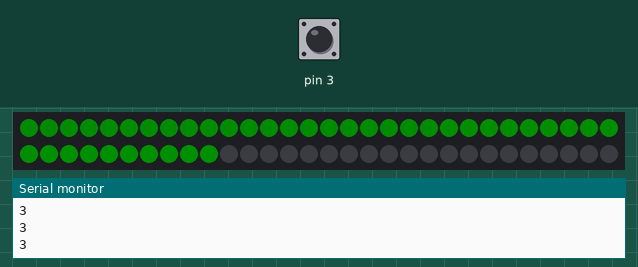
This sketch was run on a simulated Arduino Uno, built with avr-gcc and run on an emulated ATmega328P. Parts: 60 RGB LEDs in strip order, left to right, continuing on the next row, the last lines printed to the serial monitor. The test bench sets the inputs (shaded band); at power-on: pin 3 HIGH. Dim RGB values are drawn brighter than linear; colours are those a GRB WS2812 strip shows for the declared byte order.

Above: at 2.2 s.
2.3 s: pin 3 pulled LOW for 3.2 s
At 2.74 s:
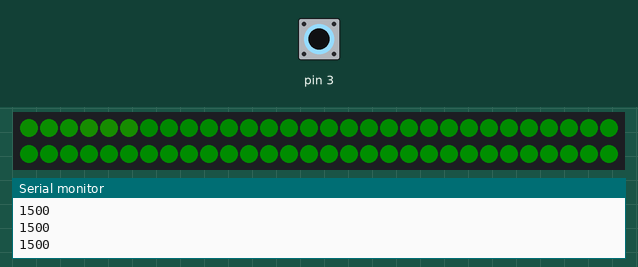
6.1 s: pin 3 pulled LOW for 0.15 s
At 6.51 s:
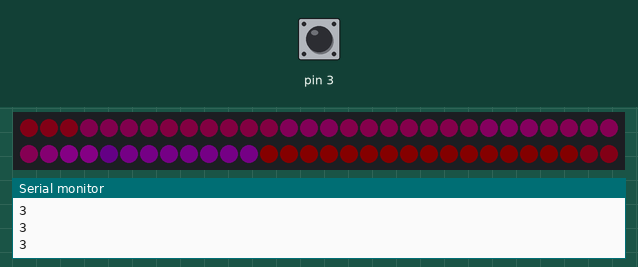
6.8 s: pin 3 pulled LOW for 1 s
At 7.14 s:
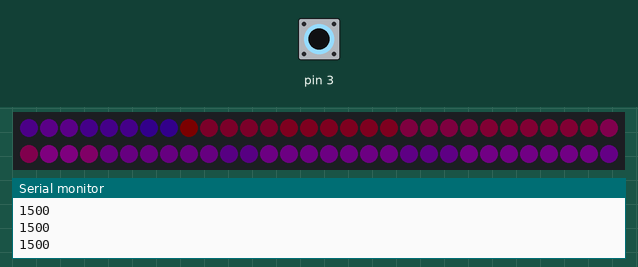
8.4 s: pin 3 pulled LOW for 1 s
At 8.71 s:
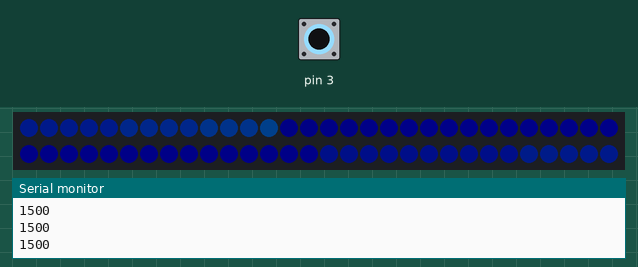
10.0 s: pin 3 pulled LOW for 3.2 s
At 10.29 s:
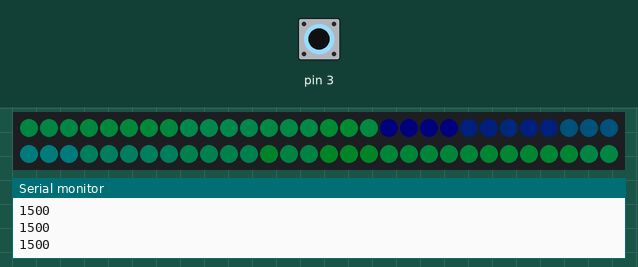
13.8 s: pin 3 pulled LOW for 3.2 s
At 14.07 s:
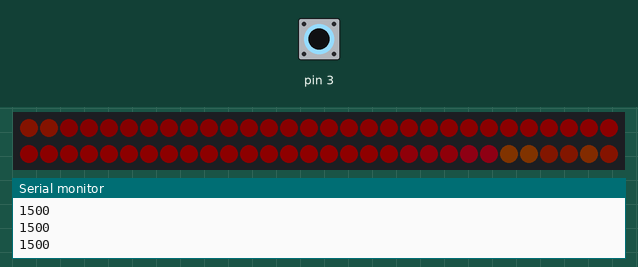
Timing chart, 0 to 16.8 s (numbered marks = the images above; inputs shaded):
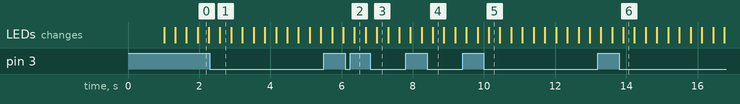

Measured:
- after the input at 6.1 s, the LEDs: change after 0.26 s (image 2)
- after the input at 6.8 s, the LEDs: change after 0.19 s (image 3)

The sketch:

PlantHold.ino
```cpp
#include <CapacitiveSensor.h>

#include "FastLED.h"

// How many leds in your strip?
#define NUM_LEDS 60

// For led chips like Neopixels, which have a data line, ground, and power, you just
// need to define DATA_PIN.  For led chipsets that are SPI based (four wires - data, clock,
// ground, and power), like the LPD8806, define both DATA_PIN and CLOCK_PIN
#define DATA_PIN 2
#define CLOCK_PIN 13

// Define the array of leds
CRGB leds[NUM_LEDS];

 int intialValue = 50;

 long total1;

 unsigned long millisCount;
 unsigned long lastCount;

 bool touched = false;

 int value = 200;

 int touchCount = 0;

 static uint8_t hue = 0;

/*
 * CapitiveSense Library Demo Sketch
 * Paul Badger 2008
 * Uses a high value resistor e.g. 10M between send pin and receive pin
 * Resistor effects sensitivity, experiment with values, 50K - 50M. Larger resistor values yield larger sensor values.
 * Receive pin is the sensor pin - try different amounts of foil/metal on this pin
 */


CapacitiveSensor   cs_4_2 = CapacitiveSensor(4,3);        // 10M resistor between pins 4 & 2, pin 2 is sensor pin, add a wire and or foil if desired

void setup()
{
 //  cs_4_2.set_CS_AutocaL_Millis(0xFFFFFFFF);     // turn off autocalibrate on channel 1 - just as an example
  Serial.begin(57600);
  Serial.println("resetting");

  Intialize();

  LEDS.addLeds<WS2812,DATA_PIN,RGB>(leds,NUM_LEDS);
  LEDS.setBrightness(25);
}

void Intialize()
{

  int tempValue;

  for(int i=0; i< 10; i++)
  {
    tempValue += cs_4_2.capacitiveSensor(10);

    delay(100);
  }

    intialValue = (tempValue/10) + 1;
    Serial.println(intialValue);

}

void fadeall() { for(int i = 0; i < NUM_LEDS; i++) { leds[i].nscale8(254); } }

void loop() {

  if(hue >= 255)
  {
    hue = 0;
  }

  ReadSensor();


  // First slide the led in one direction
  for(int i = 0; i < NUM_LEDS; i++) {
    // Set the i'th led to red
    leds[i] = CHSV(hue, value, value);
    // Show the leds
    // now that we've shown the leds, reset the i'th led to black
    // leds[i] = CRGB::Black;
    fadeall();
    // Wait a little bit before we loop around and do it again

    FastLED.show();
    delay(20);

    ReadSensor();

  }

}

void ReadSensor()
{
  total1 = cs_4_2.capacitiveSensor(10);

 Serial.println(total1);


  millisCount = millis();

  if(total1 >= intialValue && millisCount > lastCount)
  {
    lastCount = millis() + 50;

    touched = true;

    hue += 3;
  }
  else if(total1 < intialValue)
  {
    touched = false;
  }

}
```
